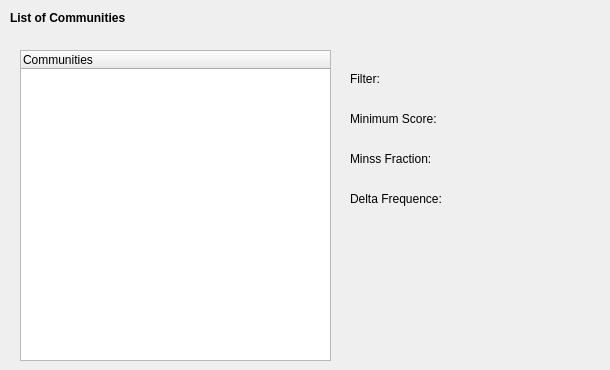
      <widget class="QWidget" name="page_14">
       <widget class="QLabel" name="label_39">
        <property name="geometry">
         <rect>
          <x>10</x>
          <y>10</y>
          <width>151</width>
          <height>17</height>
         </rect>
        </property>
        <property name="text">
         <string>&lt;html&gt;&lt;head/&gt;&lt;body&gt;&lt;p&gt;&lt;span style=&quot; font-weight:600;&quot;&gt;List of Communities&lt;/span&gt;&lt;/p&gt;&lt;/body&gt;&lt;/html&gt;</string>
        </property>
       </widget>
       <widget class="QLabel" name="lblFilter_4">
        <property name="geometry">
         <rect>
          <x>350</x>
          <y>70</y>
          <width>251</width>
          <height>17</height>
         </rect>
        </property>
        <property name="text">
         <string>Filter: </string>
        </property>
       </widget>
       <widget class="QLabel" name="lblMinLogP_2">
        <property name="geometry">
         <rect>
          <x>350</x>
          <y>110</y>
          <width>201</width>
          <height>17</height>
         </rect>
        </property>
        <property name="text">
         <string>Minimum Score: </string>
        </property>
       </widget>
       <widget class="QTreeWidget" name="treeCorrelationComm">
        <property name="geometry">
         <rect>
          <x>20</x>
          <y>50</y>
          <width>311</width>
          <height>311</height>
         </rect>
        </property>
        <column>
         <property name="text">
          <string>Communities</string>
         </property>
        </column>
       </widget>
       <widget class="QLabel" name="lblDeltaFreq_2">
        <property name="geometry">
         <rect>
          <x>350</x>
          <y>190</y>
          <width>221</width>
          <height>17</height>
         </rect>
        </property>
        <property name="text">
         <string>Delta Frequence: </string>
        </property>
       </widget>
       <widget class="QLabel" name="lblMinss_2">
        <property name="geometry">
         <rect>
          <x>350</x>
          <y>150</y>
          <width>191</width>
          <height>17</height>
         </rect>
        </property>
        <property name="text">
         <string>Minss Fraction: </string>
        </property>
       </widget>
      </widget>
